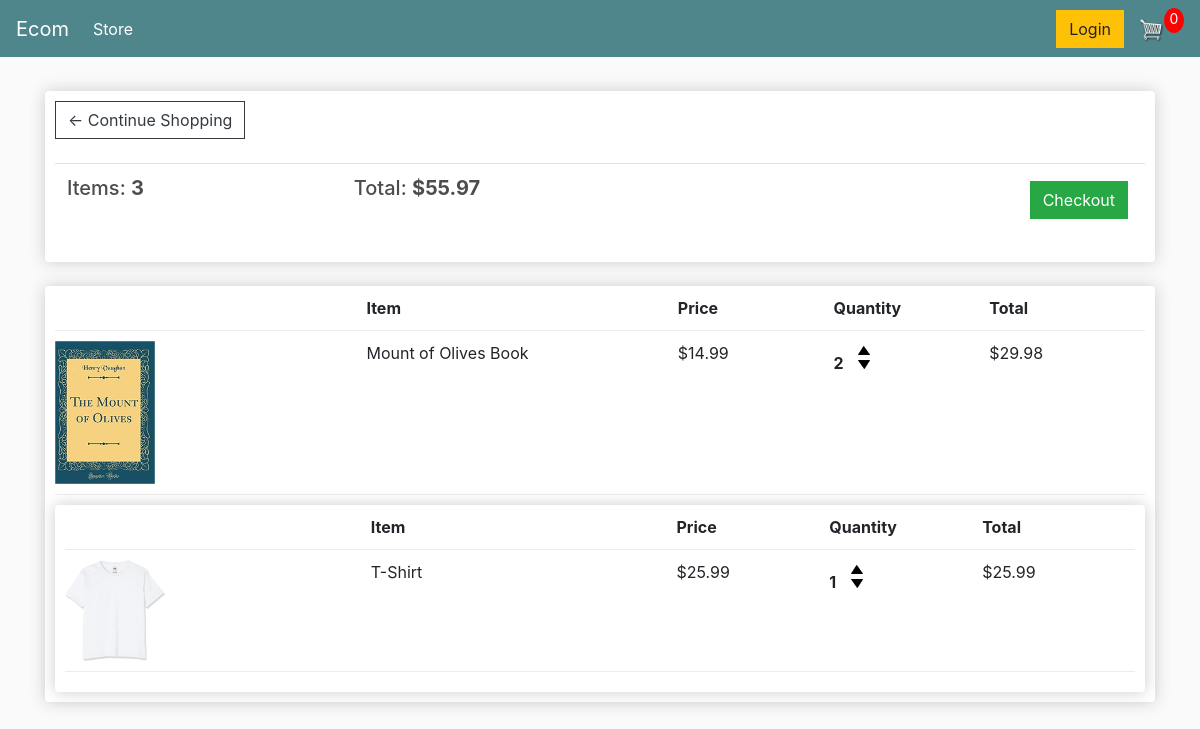
The app's page /cart/ (signed in) with its own data.
### store/models.py (models this page shows, shortened)
class Order(models.Model):
    customer = models.ForeignKey(
        Customer, on_delete=models.SET_NULL, null=True, blank=True)
    date_ordered = models.DateTimeField(auto_now_add=True)
    complete = models.BooleanField(default=False, null=True, blank=False)
    transaction_id = models.CharField(max_length=200, null=True)
    @property
    def get_cart_total(self):
        orderitems = self.orderitem_set.all()
        total = sum([item.get_total for item in orderitems])
        return total
    @property
    def get_cart_items(self):
        orderitems = self.orderitem_set.all()
        total = sum([item.quantity for item in orderitems])
        return total

class OrderItem(models.Model):
    product = models.ForeignKey(
        Product, on_delete=models.SET_NULL, blank=True, null=True)
    order = models.ForeignKey(
        Order, on_delete=models.SET_NULL, blank=True, null=True)
    quantity = models.IntegerField(default=0, null=True, blank=True)
    date_added = models.DateTimeField(auto_now_add=True)
    @property
    def get_total(self):
        total = self.product.price * self.quantity
        return total

class Product(models.Model):
    name = models.CharField(max_length=200, null=True)
    price = models.FloatField()
    digital = models.BooleanField(default=False, null=True, blank=False)
    image = models.ImageField(null=True, blank=True)
    @property
    def imageURL(self):
        try:
            url = self.image.url
        except:
            url = ''
        return url

### store/views.py (the view)
# urls.py: path('cart/', views.cart, name="cart"),
def cart(request):
    if request.user.is_authenticated:
        customer = request.user.customer
        order, created = Order.objects.get_or_create(
            customer=customer, complete=False)
        items = order.orderitem_set.all()
    else:
        items = []
        order = {'get_cart_total': 0, 'get_cart_items': 0}
    context = {'items': items, 'order': order}
    return render(request, 'store/cart.html', context)

### store/templates/store/cart.html
{% extends 'store/main.html' %}
{% load static %}
{% block content %}
<div class="row">
    <div class="col-lg-12">
        <div class="box-element">
            <a class="btn btn-outline-dark" href="{% url 'store' %}">&#x2190; Continue Shopping</a>
            <br>
            <br>
            <table class="table">
                <tr>
                    <th><h5>Items: <strong>{{order.get_cart_items}}</strong></h5></th>
                    <th><h5>Total: <strong>${{order.get_cart_total|floatformat:2}}</strong></h5></th>
                    <th>
                        <a style="float: right; margin: 5px" class="btn btn-success" href="{% url 'checkout' %}">Checkout</a>
                    </th>
                </tr>
            </table>
        </div>
        <br>
        {% for item in items %}
        <div class="box-element">
            <div class="cart-row">
                <div style="flex: 2"></div>
                <div style="flex: 2"><strong>Item</strong></div>
                <div style="flex: 1"><strong>Price</strong></div>
                <div style="flex: 1"><strong>Quantity</strong></div>
                <div style="flex: 1"><strong>Total</strong></div>
            </div>
            <div class="cart-row">
                <div style="flex: 2"><img class="row-image" src="{{item.product.imageURL}}"></div>
                <div style="flex: 2">{{item.product.name}}</div>
                <div style="flex: 1">${{item.product.price|floatformat:2}}</div>
                <div style="flex: 1">
                    <p class="quantity">{{item.quantity}}</p>
                    <div class="quantity">
                        <img class="chg-quantity" src="{% static 'images/arrow-up.png' %}">
                        <img class="chg-quantity" src="{% static 'images/arrow-down.png' %}">
                    </div>
                </div>
                <div style="flex: 1">${{item.get_total}}</div>
            </div>
            {% endfor %}
        </div>
    </div>
</div>
{% endblock content %}

### static/css/main.css (style rules this page uses)
body { background-color: hsl(0, 0%, 98%); }
h1, h2, h3, h4, h5, h6 { color: hsl(0, 0%, 30%); }
.box-element { box-shadow: hsl(0, 0%, 80%) 0 0 16px; background-color: #fff; border-radius: 4px; padding: 10px; }
.col-lg-4, .col-lg-6, .col-lg-8, .col-lg-12 { margin-top: 10px; }
.btn { border-radius: 0; }
.row-image { width: 100px; }
.cart-row { display: flex; align-items: flex-stretch; padding-bottom: 10px; margin-bottom: 10px; border-bottom: 1px solid #ececec; }
.quantity { display: inline-block; font-weight: 700; padding-right: 10px; }
.chg-quantity { width: 12px; cursor: pointer; display: block; margin-top: 5px; transition: 0.1s; }

### records on screen
Order: get_cart_items "3", get_cart_total "55.97"
OrderItem: product.imageURL (picture), product.name "Mount of Olives Book", product.price "14.99", quantity "2", get_total "29.98"
OrderItem: product.imageURL (picture), product.name "T-Shirt", product.price "25.99", quantity "1", get_total "25.99"
